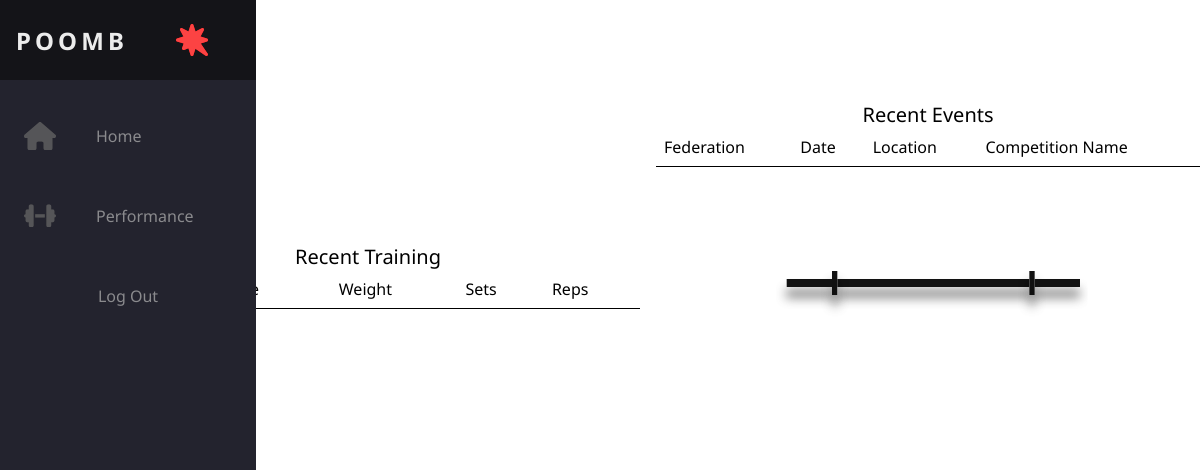
Page / (signed in) on the earlier database version.
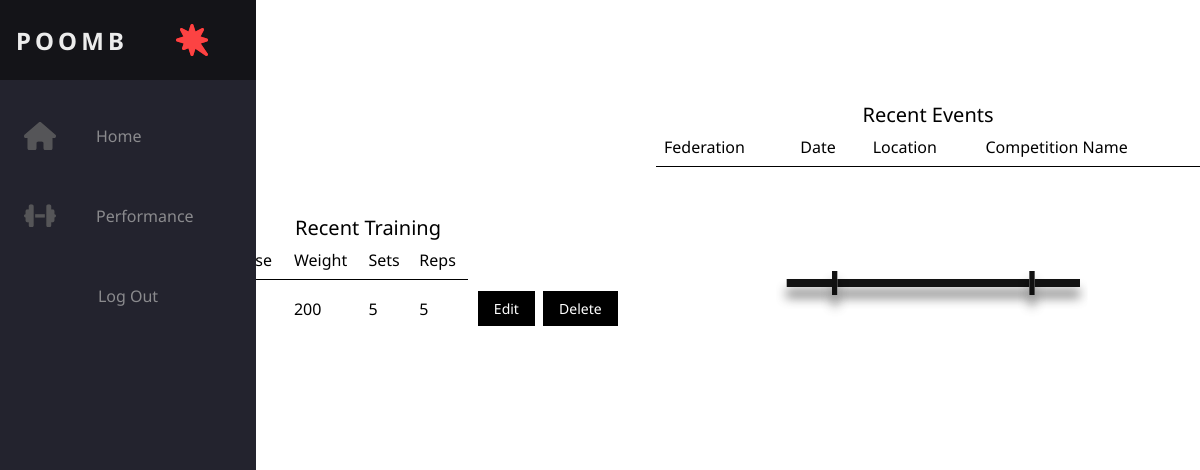
Same page on the later database version.
### tables this page shows
CREATE TABLE log(
tid INTEGER PRIMARY KEY AUTOINCREMENT,
lifter_id INTEGER NOT NULL,
tday INTEGER  NOT NULL,
exercise TEXT NOT NULL,
weight INTEGER NOT NULL,
sets INTEGER NOT NULL,
reps INTEGER NOT NULL,
FOREIGN KEY (lifter_id) REFERENCES user (id)
);

### poomb/log.py (the view)
@bp.route('/')
@login_required
def index():
    db = get_db()
    max_tday = db.execute('SELECT MAX(tday) FROM log').fetchone()[0]
    exercises = db.execute(
        'SELECT * FROM log WHERE tday = ? AND lifter_id = ?',
        (max_tday, g.user['id'])
    ).fetchall()
    return render_template('log/index.html', exercises=exercises, tday=max_tday)

### poomb/auth.py (called while the page is built)
@bp.before_app_request
def load_logged_in_user():
    user_id = session.get('user_id')
    if user_id is None:
        g.user = None
    else:
        g.user = get_db().execute(
            'SELECT * FROM user WHERE id = ?', (user_id,)
        ).fetchone()

def login_required(view):
    @functools.wraps(view)
    def wrapped_view(**kwargs):
        if g.user is None:
            return redirect(url_for('auth.login'))
        return view(**kwargs)
    return wrapped_view

### poomb/db.py (called while the page is built)
def get_db():
    if 'db' not in g:
        g.db = sqlite3.connect(
            current_app.config['DATABASE'],
            detect_types=sqlite3.PARSE_DECLTYPES
        )
        g.db.row_factory = sqlite3.Row
    return g.db

### poomb/templates/log/index.html (shortened to what this page needs)
{% extends 'base.html' %}
{% block header %}
  <h1>Training Log</h1>
  <a href="{{ url_for('log.add') }}" class='btn btn-primary'>Add</a>
{% endblock %}
{% block content %}
<div class="grid">
    <table>
      <caption>Recent Training</caption>
      <thead>
        <tr>
          <th scope="col">Date</th>
          <th scope="col">Exercise</th>
          <th scope="col">Weight</th>
          <th scope="col">Sets</th>
          <th scope="col">Reps</th>
        </tr>
      </thead>
      <tbody>
        {% for row in exercises %}
          <tr>
            <td>{{ row.tday }}</td>
            <td>{{ row.exercise }}</td>
            <td>{{ row.weight }}</td>
            <td>{{ row.sets }}</td>
            <td>{{ row.reps }}</td>
            <td>
              <a href="{{ url_for('log.update', tid=row.tid) }}" class='btn btn-primary'>Edit</a>
              <a href="{{ url_for('log.delete', tid=row.tid) }}" class='btn btn-primary' onclick='return confirm("Are you sure")'>Delete</a>
            </td>
          </tr>
        {% endfor %}
      </tbody>
    </table>
    <table>
      <caption>Recent Events</caption>
      <thead>
        <tr>
          <th scope="col">Federation</th>
          <th scope="col">Date</th>
          <th scope="col">Location</th>
          <th scope="col">Competition Name</th>
        </tr>
      </thead>
      <tbody id="extracted-data">
        <tr>
          <td colspan="4">
            </div>
{% endblock %}

### poomb/templates/base.html (shortened to what this page needs)
<!DOCTYPE html>
<html lang="en">
  <head>
    <link rel="stylesheet" href="{{ url_for('static', filename='css/style.css') }}">
  </head>
  <body>
    <nav class="navbar">
      <ul class="navbar-nav">
        <li class="logo">
          <a href="#" class="nav-link">
            <span class="link-text logo-text">Poomb</span>
          </a>
        </li>
        <li class="nav-item">
          <a href="/" class="nav-link">
            <span class="link-text">Home</span>
          </a>
        </li>
        <li class="nav-item">
          <a href="{{ url_for('log.performance') }}" class="nav-link">
            <span class="link-text">Performance</span>
          </a>
        </li>
        <li>
          {% if g.user %}
            <div class="ms-auto">
              <ul class="navbar-nav">
                <li class="nav-item"><a class="nav-link" href="{{ url_for('auth.logout') }}">Log Out</a></li>
              </ul>
            </div>
          {% endif %}
          </li>
        </ul>
      </nav>
    <section class="content">
      <header>
        {% block header %}{% endblock %}
      </header>
      {% block content %}{% endblock %}
    </section>
  </body>
</html>

### poomb/static/css/style.css (style rules this page uses)
:root { font-size: 16px; font-family: 'Noto Sans'; --text-primary: #b6b6b6; --text-secondary: #ececec; --bg-primary: #23232e; --bg-secondary: #141418; --transition-speed: 600ms; }
body { color: black; background-color: white; margin: 0; padding: 0; }
.navbar { position: fixed; background-color: var(--bg-primary); transition: width 600ms ease; overflow: scroll; }
.navbar-nav { list-style: none; padding: 0; margin: 0; display: flex; flex-direction: column; align-items: center; height: 100%; }
.nav-item { width: 100%; }
.nav-item:last-child { margin-top: auto; }
.nav-link { display: flex; align-items: center; height: 5rem; color: var(--text-primary); text-decoration: none; filter: grayscale(100%) opacity(0.7); transition: var(--transition-speed); }
.link-text { display: none; margin-left: 1rem; }
.nav-link svg { width: 2rem; min-width: 2rem; margin: 0 1.5rem; }
.logo { font-weight: bold; text-transform: uppercase; margin-bottom: 1rem; text-align: center; color: var(--text-secondary); background: var(--bg-secondary); font-size: 1.5rem; letter-spacing: 0.3ch; width: 100%; }
.logo svg { transform: rotate(0deg); transition: var(--transition-speed); }
.logo-text { display: inline; position: absolute; left: -999px; transition: var(--transition-speed); }
@media only screen and (min-width: 600px) { .navbar { top: 0; width: 5rem; height: 100vh; } }
.content { margin-left: 6rem; }
table { border-collapse: collapse; width: 100%; margin-top: 80px; }
th, td { border: none; padding: 8px; text-align: left; font-size: 16px; white-space: nowrap; }
th { background-color: transparent; font-weight: normal; text-align: left; border-bottom: 1px solid black; }
.btn { background-color: #4CAF50; border: none; color: white; padding: 8px 16px; text-align: center; text-decoration: none; display: inline-block; font-size: 14px; margin: 4px 2px; cursor: pointer; }
.btn-primary { background-color: black; }
.grid { display: grid; gap: 1rem; grid-template-columns: repeat(auto-fit, minmax(240px, 1fr)); grid-auto-rows: 240px; place-items: center; }
caption { text-align: center; font-size: 20px; }
#svg-element { display:block; margin: 0 auto; width:100%; max-width: 20rem; }

Differences in the rows shown:
added log: weight "200", sets "5", reps "5"
